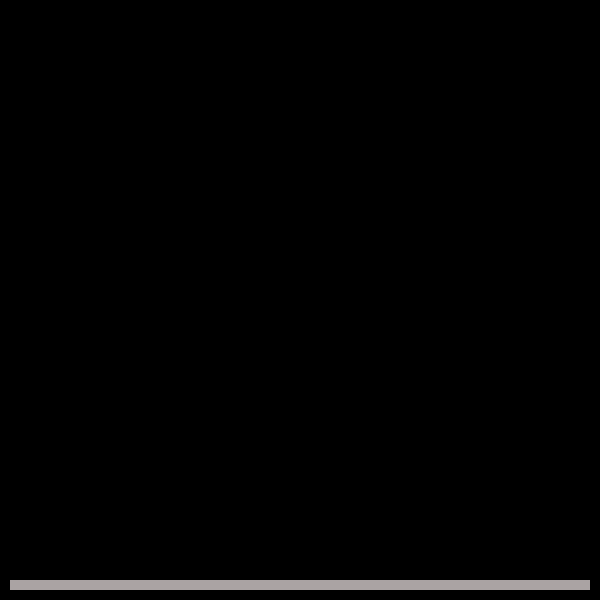
Frame 1 (no input)
Frame 60 (no input): identical to frame 1, image omitted
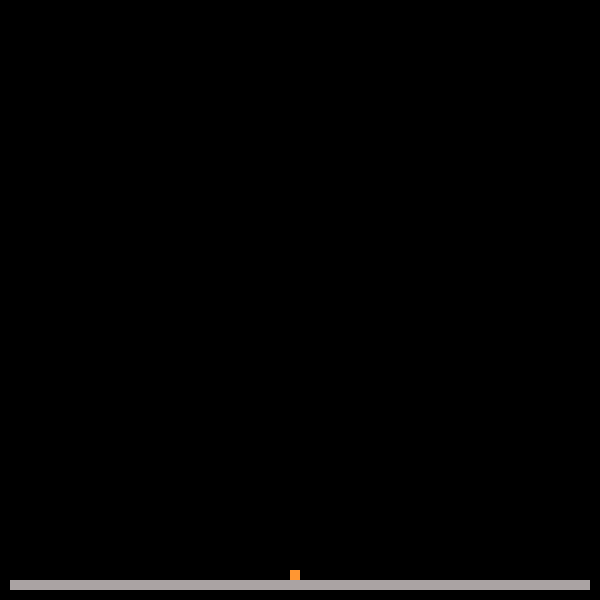
Frame 120 (the mouse pressed at the canvas centre since frame 60)

The p5.js sketch that drew these frames (run headless with seeded random() and noise() and a simulated clock; from frame 60 on, the mouse is pressed at the canvas centre):

// p5.js sketch
// ── sketch.js

let grid;
let nextGrid;  // needs to be global for checking in other functions
let cols;
let rows;
let  sz;

let SAND = 1
let EMPTY = 0
let WATER =2
let ROCK =3
let sel;

function setup() {
  createCanvas(600, 600);
  sz = 10;
  cols = floor(width/sz)
  rows = floor(height/sz)
  noStroke();
  grid = twoDarr(rows,cols,0);
  
  //let nextGrid = grid.map(inner => inner.slice())
  //print(nextGrid)
  // selector
  sel = createSelect();
  sel.option('sand');
  sel.option('water')
  sel.option('rock')
  sel.option('destroy')
  
  for(let i =0; i<cols;i++){
    grid[rows-2][i] = 3;
  }
  showGrid();
   
}

function draw() {
  
  updateGrid();
  showGrid();
  

}

function mousePressed() {
    // go on mouse clicks only in canvas
    //https://github.com/processing/p5.js/issues/1437 
    if (mouseX <= width && mouseX >= 0 && mouseY <= height && mouseY >= 0){

         mouseDragged();
    }
}




function mouseDragged() {
  let mpx = map(mouseX, 0, width, 0, cols-1);
  let mpy = map(mouseY, 0, height, 0, rows-1);

  mpx = ((mpx+cols)%cols); // makes it on a torus

  mpy =((mpy+rows)%rows);
  if (sel.value() === 'water') {
      grid[int(mpy)][int(mpx)] = 2;
    } else if (sel.value() === 'sand') {
      grid[int(mpy)][int(mpx)] = 1;
    } else if (sel.value() === 'destroy') {
      grid[int(mpy)][int(mpx)] = 0;
    } else if (sel.value() === 'rock') {
      grid[int(mpy)][int(mpx)] = 3;
    }
  
  
  
  
  if (keyIsPressed) {
    if (key == 'w' || key ==  'W') {
      grid[int(mpy)][int(mpx)] = 2;
    } else if (key == 's' || key == 'S') {
      grid[int(mpy)][int(mpx)] = 1;
    } else if (key == 'x' ||key == 'X') {
      grid[int(mpy)][int(mpx)] = 0;
    } else if (key == 'r' ||key == 'R') {
      grid[int(mpy)][int(mpx)] = 3;
    }
  }
}


function updateGrid(){
  // check each cell of grid and update to next grid according to the rules
  //
  nextGrid = twoDarr(rows,cols,0);
  for (let j =0; j <rows-1; j++) {   // scroll through from top seems to work bettter skip the edges
    for (let i =1; i < cols-1; i++) {

      /// sand
      if ( grid[j][i] == 1) {
        sandCase(i, j);   // follows the rules for sand and updates nextGrid
        // water
      } else if ( grid[j][i] == 2) {
        waterCase(i, j);
        //
      } else if ( grid[j][i] == 3) {
        rockCase(i, j);
      }
    }
  }
  ///grid = nextGrid.map(inner => inner.slice()) 
  // using for loop instead of map
  for (let j =0;j<rows;j++){
    for (let i =0; i<cols;i++){
      grid[j][i]= nextGrid[j][i]
    }
  }
}


// ****** sand rules  *****
function  sandCase(i,j) {      // in x y order
  // booleans 
  let down  = isEmpty(i, j + 1); 
  let downW  = isWater(i, j+1);
  let left  = isEmpty(i - 1, j + 1);
  let right = isEmpty(i + 1, j + 1);

  // add random ness if both left and right are true
  if (left && right) {
    let rand = random(1) > 0.5;
    left  = rand ? true  : false;
    right = rand ? false : true;
  }

  // set to nextGrid array

  if (down)  setCell(i, j + 1, 1);
  else if (downW) setCell(i, j+1, 1);    //setCell(i,j,2);   // switch places but adds water
  else if (left)  setCell(i - 1, j + 1, 1);
  else if (right) setCell(i + 1, j + 1, 1);
  else setCell(i, j, 1); // still need to add to the new array

}

// **** water rules **** in "no change" case must also check for sand

function waterCase(i,j){
  //booleans
  let down  = isEmpty(i, j + 1);
  let left  = isEmpty(i - 1, j);
  let right = isEmpty(i + 1, j);

  let isSand = (nextGrid[j][i] == 1);

  // add random ness if both left and right are true
  if (left && right) {
    let rand = random(1) > 0.5;
    left  = rand ? true  : false;
    right = rand ? false : true;
  }

  // set to nextGrid array

  if (down)  setCell(i, j + 1, 2);
  else if (left)  setCell(i - 1, j, 2);
  else if (right) setCell(i + 1, j, 2);
  else if (!isSand) setCell(i, j, 2); // only set to water if next gen is not somthing that floats ie sand
  // this is it
  
  
  
}

/// *** rock case super simple

function rockCase(i,j){
  setCell(i,j,3);
  
}


/// dont need an empty case








  
// *********** checking logic *******
  
function inBounds(x, y) {
  return x >= 1    && y >= 0 && x < cols-1 && y < rows-1;  // rows not height
}

function isEmpty( x,  y) {
  return (inBounds(x, y) && grid[y][x] == 0) && (inBounds(x, y) && nextGrid[y][x] ==0) ; // check in current grid and next empty in both
}


function isWater(x, y) {
  return grid[y][x] == 2 || nextGrid[y][x] == 2; // check in current grid and next in current grid or next either
}


// **** set cell and element *******
function setCell(x, y, element) {
  // set the cell in the array 0 is empty element  is sand set to 1
  // but can be changed to 2 water, 3 rock;

  nextGrid[y][x] = element;  // set in next grid
}
  
  
  


function showGrid(){
  for (let j =0; j < rows; j++) {
    for (let i =0; i < cols; i++) {
      // set color
      if (grid[j][i]==1) {
        fill(255, 150, 50);  // sand
      } else if (grid[j][i] == 2) {
        fill(10, 140, 250); // water
      } else if (grid[j][i] == 3) {
        fill(170, 163, 163); // rock
      } else {
        fill(0);  // empty
      }

      rect(i*sz, j*sz, sz, sz); // whoops!! this is standard x, y
    }
  }
  
  
  
}




/// make two dim arrays

function twoDarr(rows,cols,data){
  // function returns an array  rows by columns
  let myarr =[];
  for(let j =0; j<rows;j++){
    myarr[j] = [];
   for(let i=0; i<cols;i++){
     myarr[j][i] = data;
   }
  }
  return myarr;
  
}

//sandpiles= nextpiles.map(inner => inner.slice()) // https://stackoverflow.com/questions/45949241/why-cant-i-make-a-copy-of-this-2d-array-in-js-how-can-i-make-a-copy


// ── style.css
 

html, body {
    height: 100%;
  }
  
  body {
    padding: 0%;
      margin: 0;
      color: #66FF00;
      background-color: rgb(73, 5, 5);
      font-size: large;
      text-align: center;
      font-family: monospace; 
    /* This centers our sketch horizontally. */
    justify-content: center;
  
    /* This centers our sketch vertically.  
    align-items: center;*/
  }
